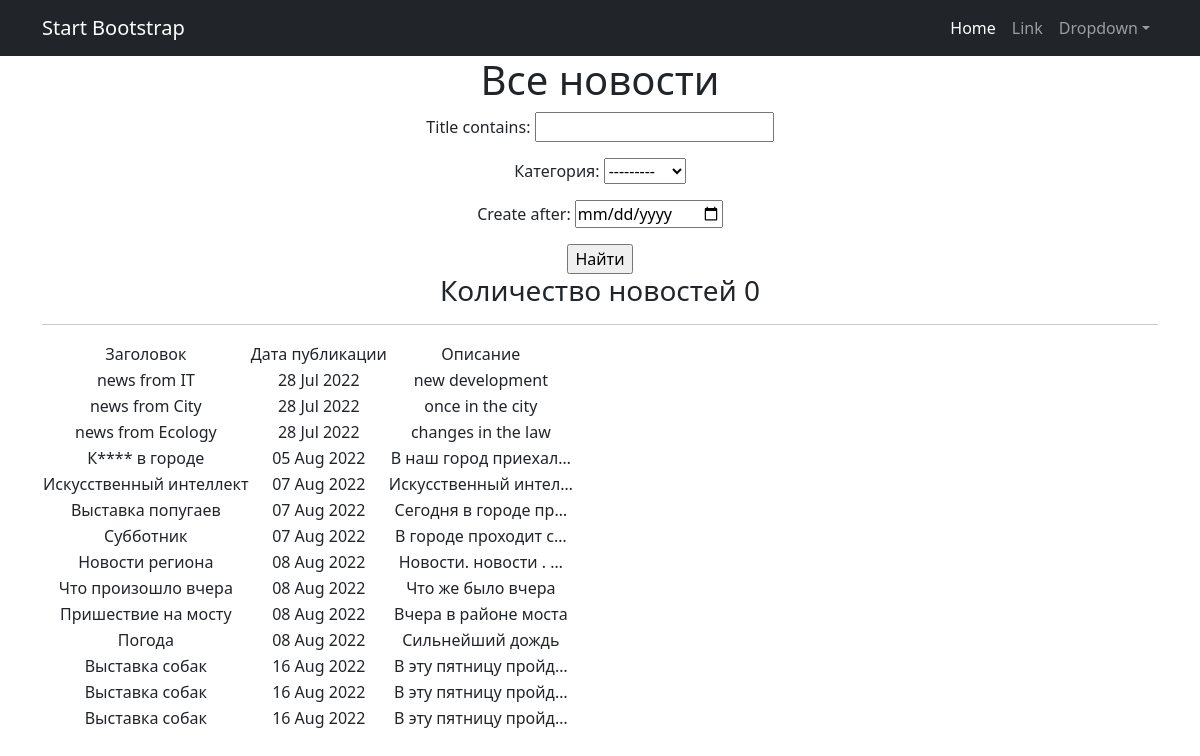
The app's page /news/search/ with its own data.
### news/models.py (models this page shows, shortened)
class Post(models.Model):
    author = models.ForeignKey(Author, on_delete=models.CASCADE)
    NEWS = 'NW'
    ARTICLE = 'AR'
    CATEGORY_CHOICES = (
        (NEWS, 'Новость'),
        (ARTICLE, 'Статья')
    )
    category_type = models.CharField(max_length=2, choices=CATEGORY_CHOICES, default=ARTICLE)
    dateCreation = models.DateTimeField(auto_now_add=True)
    title = models.CharField(max_length=128)
    text = models.TextField()
    rating = models.SmallIntegerField(default=0)
    category = models.ManyToManyField(Category, through='PostCategory', verbose_name='Категория')

### news/views.py (the view, shortened to what this page needs)
# urls.py: path('search/', NewsSearch.as_view(), name='news_search'),
class NewsSearch(ListView):
    model = Post
    template_name = 'search.html'
    context_object_name = 'news_search'
    def get_queryset(self):
        queryset =super().get_queryset()
        self.filterset = PostFilter(self.request.GET, queryset)
        return self.filterset.qs
    def get_context_data(self, **kwargs):
        context = super().get_context_data(**kwargs)
        context['filterset'] = self.filterset
        return context

### news/models.py (called while the page is built)
    def __str__(self):
        return f'{self.name}'

### news/templatetags/custom_filters.py (called while the page is built)
@register.filter()
def censor(value):
    if not isinstance(value, str):
        raise ValueError
    for word in black_list:
        value = value.replace(word[1:], "*"*(len(word)-1))
    return value

### templates/search.html (shortened to what this page needs)
{% extends 'flatpages/default.html' %}
{% load custom_filters %}
{% load custom_tags %}
{% block content %}
<h1>Все новости</h1>
    <form action="" method="get">
        {{ filterset.form.as_p }}
        <input type="submit" value="Найти" />
    </form>
    <h3> Количество новостей {{ news|length }}</h3>
    <hr>
    {% if news_search %}
        <table>
            <tr>
                <td> Заголовок </td>
                <td> Дата публикации </td>
                <td> Описание </td>
            </tr>
            {% for newSearch in news_search %}
            <tr>
                <td>{{ newSearch.title|censor }}</td>
                <td>{{ newSearch.dateCreation|date:'d M Y' }}</td>
                <td>{{ newSearch.text|truncatechars:20|censor }}</td>
            </tr>
            {% endfor %}
        </table>
    {% else %}
        <h2>Новостей нет</h2>
    {% endif %}
{% endblock content %}

### records on screen
Post: title|censor "news from IT", dateCreation "28 Jul 2022", text|censor "new development"
Post: title|censor "news from City", dateCreation "28 Jul 2022", text|censor "once in the city"
Post: title|censor "news from Ecology", dateCreation "28 Jul 2022", text|censor "changes in the law"
Post: title|censor "К**** в городе", dateCreation "05 Aug 2022", text|censor "В наш город приехал…"
Post: title|censor "Искусственный интеллект", dateCreation "07 Aug 2022", text|censor "Искусственный интел…"
Post: title|censor "Выставка попугаев", dateCreation "07 Aug 2022", text|censor "Сегодня в городе пр…"
Post: title|censor "Субботник", dateCreation "07 Aug 2022", text|censor "В городе проходит с…"
Post: title|censor "Новости региона", dateCreation "08 Aug 2022", text|censor "Новости. новости . …"
Post: title|censor "Что произошло вчера", dateCreation "08 Aug 2022", text|censor "Что же было вчера"
Post: title|censor "Пришествие на мосту", dateCreation "08 Aug 2022", text|censor "Вчера в районе моста"
Post: title|censor "Погода", dateCreation "08 Aug 2022", text|censor "Сильнейший дождь"
Post: title|censor "Выставка собак", dateCreation "16 Aug 2022", text|censor "В эту пятницу пройд…"
Post: title|censor "Выставка собак", dateCreation "16 Aug 2022", text|censor "В эту пятницу пройд…"
Post: title|censor "Выставка собак", dateCreation "16 Aug 2022", text|censor "В эту пятницу пройд…"

### other values on screen
{{ news|length }} "0"
